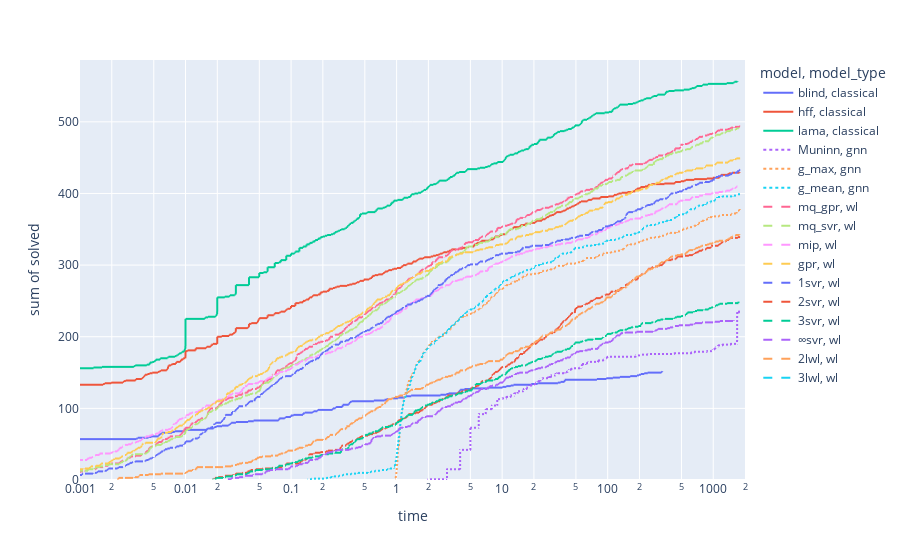

Source (notebook cell):
### Markdown cell above
### Cumulative runtime

### Code cell
fig = px.ecdf(
    WHOLE_DF,
    x="time",
    y="solved",
    color="model",
    line_dash="model_type",
    ecdfnorm=None,
    log_x=True,
    range_x=(1e-3, 2000),
)
fig.show()
fig.write_html("px/cumulative_runtime.html")

### Figure 1 — Plotly figure (JSON) as saved in the notebook; plotly's stock layout.template omitted (floating-point values rounded to 4 significant figures; data arrays with more than 128 entries replaced by an {"elided": "..."} marker saying what was removed)
{"data": [{"hovertemplate": "model=blind<br>model_type=classical<br>time=%{x}<br>sum of solved=%{y}<extra></extra>", "legendgroup": "blind, classical", "line": {"dash": "solid", "shape": "hv"}, "marker": {"color": "#636efa", "symbol": "circle"}, "mode": "lines", "name": "blind, classical", "showlegend": true, "type": "scattergl", "x": {"elided": "900 float values"}, "xaxis": "x", "y": {"elided": "900 int values"}, "yaxis": "y"}, {"hovertemplate": "model=hff<br>model_type=classical<br>time=%{x}<br>sum of solved=%{y}<extra></extra>", "legendgroup": "hff, classical", "line": {"dash": "solid", "shape": "hv"}, "marker": {"color": "#EF553B", "symbol": "circle"}, "mode": "lines", "name": "hff, classical", "showlegend": true, "type": "scattergl", "x": {"elided": "900 float values"}, "xaxis": "x", "y": {"elided": "900 int values"}, "yaxis": "y"}, {"hovertemplate": "model=lama<br>model_type=classical<br>time=%{x}<br>sum of solved=%{y}<extra></extra>", "legendgroup": "lama, classical", "line": {"dash": "solid", "shape": "hv"}, "marker": {"color": "#00cc96", "symbol": "circle"}, "mode": "lines", "name": "lama, classical", "showlegend": true, "type": "scattergl", "x": {"elided": "900 float values"}, "xaxis": "x", "y": {"elided": "900 int values"}, "yaxis": "y"}, {"hovertemplate": "model=Muninn<br>model_type=gnn<br>time=%{x}<br>sum of solved=%{y}<extra></extra>", "legendgroup": "Muninn, gnn", "line": {"dash": "dot", "shape": "hv"}, "marker": {"color": "#ab63fa", "symbol": "circle"}, "mode": "lines", "name": "Muninn, gnn", "showlegend": true, "type": "scattergl", "x": {"elided": "900 int values"}, "xaxis": "x", "y": {"elided": "900 int values"}, "yaxis": "y"}, {"hovertemplate": "model=g_max<br>model_type=gnn<br>time=%{x}<br>sum of solved=%{y}<extra></extra>", "legendgroup": "g_max, gnn", "line": {"dash": "dot", "shape": "hv"}, "marker": {"color": "#FFA15A", "symbol": "circle"}, "mode": "lines", "name": "g_max, gnn", "showlegend": true, "type": "scattergl", "x": {"elided": "900 float values"}, "xaxis": "x", "y": {"elided": "900 int values"}, "yaxis": "y"}, {"hovertemplate": "model=g_mean<br>model_type=gnn<br>time=%{x}<br>sum of solved=%{y}<extra></extra>", "legendgroup": "g_mean, gnn", "line": {"dash": "dot", "shape": "hv"}, "marker": {"color": "#19d3f3", "symbol": "circle"}, "mode": "lines", "name": "g_mean, gnn", "showlegend": true, "type": "scattergl", "x": {"elided": "900 float values"}, "xaxis": "x", "y": {"elided": "900 int values"}, "yaxis": "y"}, {"hovertemplate": "model=mq_gpr<br>model_type=wl<br>time=%{x}<br>sum of solved=%{y}<extra></extra>", "legendgroup": "mq_gpr, wl", "line": {"dash": "dash", "shape": "hv"}, "marker": {"color": "#FF6692", "symbol": "circle"}, "mode": "lines", "name": "mq_gpr, wl", "showlegend": true, "type": "scattergl", "x": {"elided": "900 float values"}, "xaxis": "x", "y": {"elided": "900 int values"}, "yaxis": "y"}, {"hovertemplate": "model=mq_svr<br>model_type=wl<br>time=%{x}<br>sum of solved=%{y}<extra></extra>", "legendgroup": "mq_svr, wl", "line": {"dash": "dash", "shape": "hv"}, "marker": {"color": "#B6E880", "symbol": "circle"}, "mode": "lines", "name": "mq_svr, wl", "showlegend": true, "type": "scattergl", "x": {"elided": "900 float values"}, "xaxis": "x", "y": {"elided": "900 int values"}, "yaxis": "y"}, {"hovertemplate": "model=mip<br>model_type=wl<br>time=%{x}<br>sum of solved=%{y}<extra></extra>", "legendgroup": "mip, wl", "line": {"dash": "dash", "shape": "hv"}, "marker": {"color": "#FF97FF", "symbol": "circle"}, "mode": "lines", "name": "mip, wl", "showlegend": true, "type": "scattergl", "x": {"elided": "900 float values"}, "xaxis": "x", "y": {"elided": "900 int values"}, "yaxis": "y"}, {"hovertemplate": "model=gpr<br>model_type=wl<br>time=%{x}<br>sum of solved=%{y}<extra></extra>", "legendgroup": "gpr, wl", "line": {"dash": "dash", "shape": "hv"}, "marker": {"color": "#FECB52", "symbol": "circle"}, "mode": "lines", "name": "gpr, wl", "showlegend": true, "type": "scattergl", "x": {"elided": "900 float values"}, "xaxis": "x", "y": {"elided": "900 int values"}, "yaxis": "y"}, {"hovertemplate": "model=1svr<br>model_type=wl<br>time=%{x}<br>sum of solved=%{y}<extra></extra>", "legendgroup": "1svr, wl", "line": {"dash": "dash", "shape": "hv"}, "marker": {"color": "#636efa", "symbol": "circle"}, "mode": "lines", "name": "1svr, wl", "showlegend": true, "type": "scattergl", "x": {"elided": "900 float values"}, "xaxis": "x", "y": {"elided": "900 int values"}, "yaxis": "y"}, {"hovertemplate": "model=2svr<br>model_type=wl<br>time=%{x}<br>sum of solved=%{y}<extra></extra>", "legendgroup": "2svr, wl", "line": {"dash": "dash", "shape": "hv"}, "marker": {"color": "#EF553B", "symbol": "circle"}, "mode": "lines", "name": "2svr, wl", "showlegend": true, "type": "scattergl", "x": {"elided": "900 float values"}, "xaxis": "x", "y": {"elided": "900 int values"}, "yaxis": "y"}, {"hovertemplate": "model=3svr<br>model_type=wl<br>time=%{x}<br>sum of solved=%{y}<extra></extra>", "legendgroup": "3svr, wl", "line": {"dash": "dash", "shape": "hv"}, "marker": {"color": "#00cc96", "symbol": "circle"}, "mode": "lines", "name": "3svr, wl", "showlegend": true, "type": "scattergl", "x": {"elided": "900 float values"}, "xaxis": "x", "y": {"elided": "900 int values"}, "yaxis": "y"}, {"hovertemplate": "model=∞svr<br>model_type=wl<br>time=%{x}<br>sum of solved=%{y}<extra></extra>", "legendgroup": "∞svr, wl", "line": {"dash": "dash", "shape": "hv"}, "marker": {"color": "#ab63fa", "symbol": "circle"}, "mode": "lines", "name": "∞svr, wl", "showlegend": true, "type": "scattergl", "x": {"elided": "900 float values"}, "xaxis": "x", "y": {"elided": "900 int values"}, "yaxis": "y"}, {"hovertemplate": "model=2lwl<br>model_type=wl<br>time=%{x}<br>sum of solved=%{y}<extra></extra>", "legendgroup": "2lwl, wl", "line": {"dash": "dash", "shape": "hv"}, "marker": {"color": "#FFA15A", "symbol": "circle"}, "mode": "lines", "name": "2lwl, wl", "showlegend": true, "type": "scattergl", "x": {"elided": "900 float values"}, "xaxis": "x", "y": {"elided": "900 int values"}, "yaxis": "y"}, {"hovertemplate": "model=3lwl<br>model_type=wl<br>time=%{x}<br>sum of solved=%{y}<extra></extra>", "legendgroup": "3lwl, wl", "line": {"dash": "dash", "shape": "hv"}, "marker": {"color": "#19d3f3", "symbol": "circle"}, "mode": "lines", "name": "3lwl, wl", "showlegend": true, "type": "scattergl", "x": {"elided": "900 int values"}, "xaxis": "x", "y": {"elided": "900 int values"}, "yaxis": "y"}], "layout": {"legend": {"title": {"text": "model, model_type"}, "tracegroupgap": 0}, "margin": {"t": 60}, "xaxis": {"anchor": "y", "domain": [0, 1], "range": [-3.0, 3.301], "title": {"text": "time"}, "type": "log"}, "yaxis": {"anchor": "x", "domain": [0, 1], "rangemode": "tozero", "title": {"text": "sum of solved"}}}}
